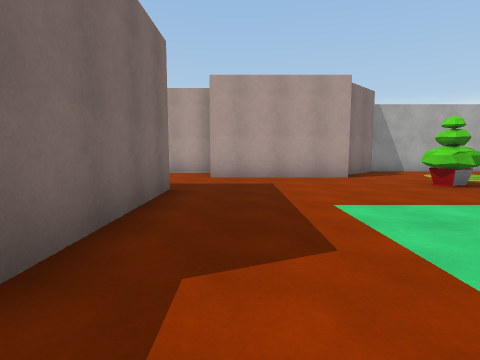
[1] (above)

24 first-person views from a walk through a Unity game level. The camera is 1.4 m above the floor, tilts 6° down and sees 80° across. The floor is counted in squares, 2 m on a side. Each view is taken from the middle of a square. On the plan, view 1 faces up. The plan holds only what a view shows up to about 10 squares ahead; the rest is blank. The player character is not drawn. Some animated figures are left out. Door leaves are left out, so doorways stand open. Some surface patterns are stand-ins.

[2]
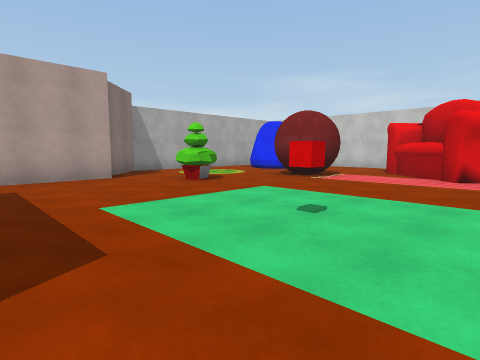

[3]
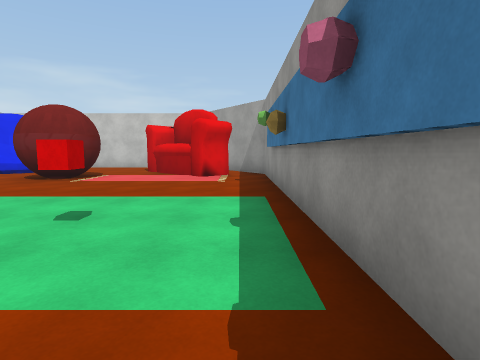

[4]
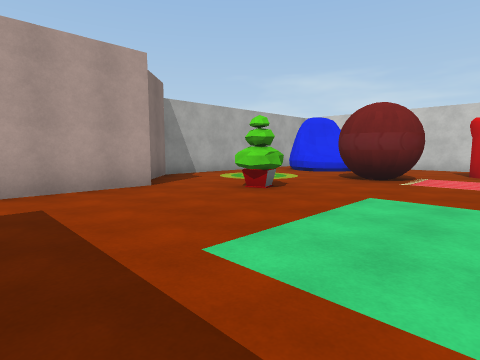

[5]
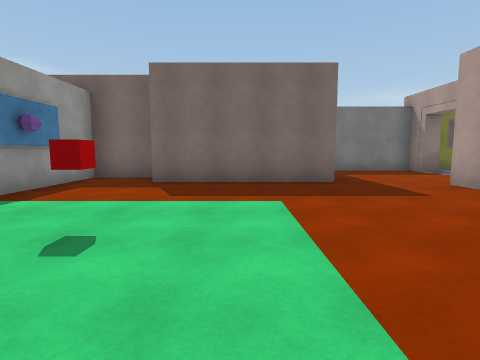

[6]
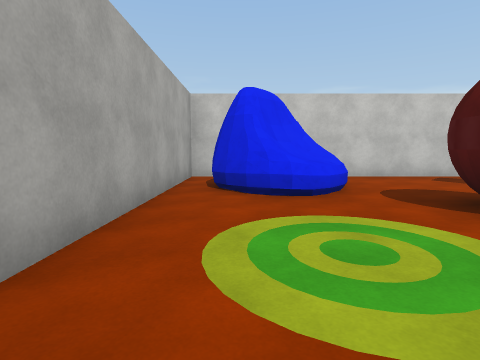

[7]
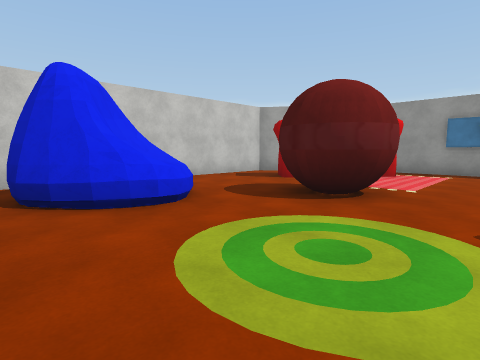

[8]
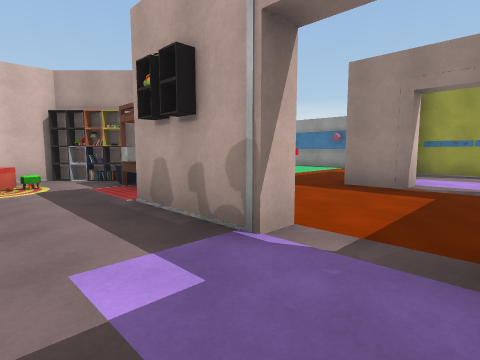

[9]
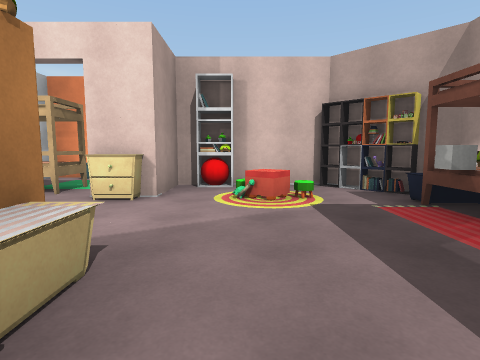

[10]
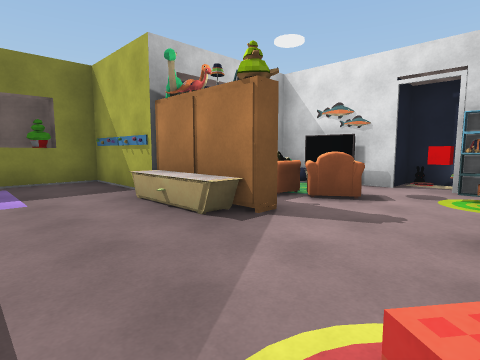

[11]
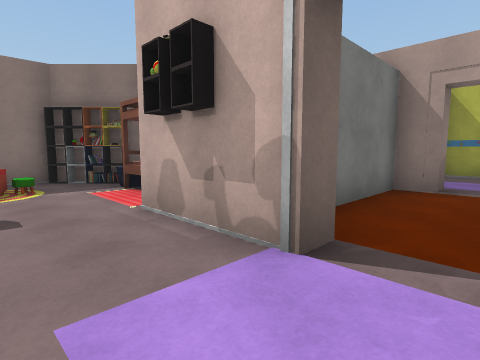

[12]
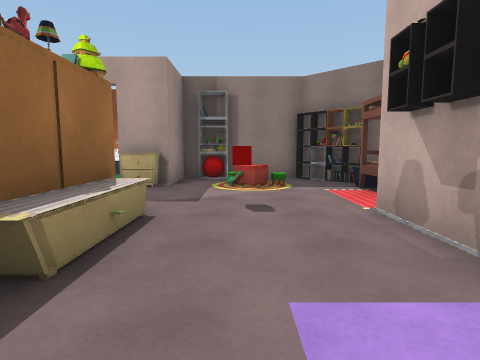

[13]
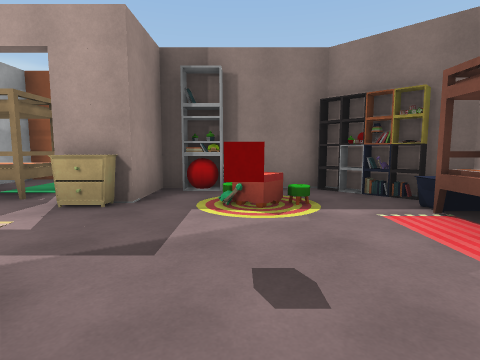

[14]
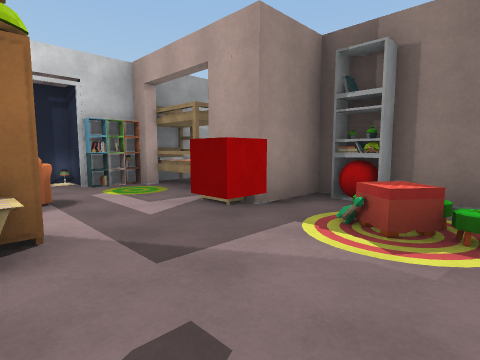

[15]
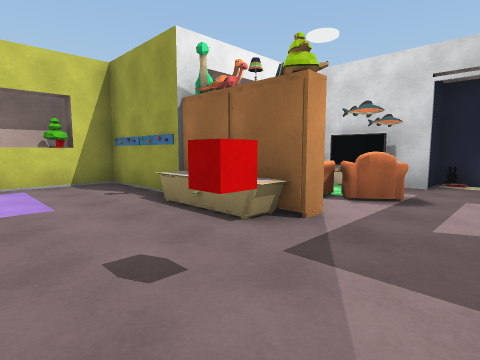

[16]
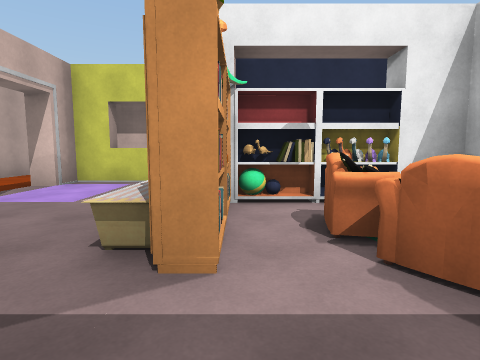

[17]
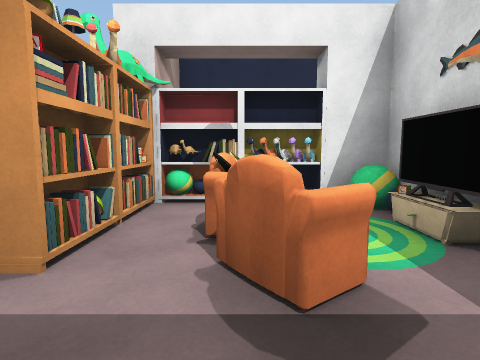

[18]
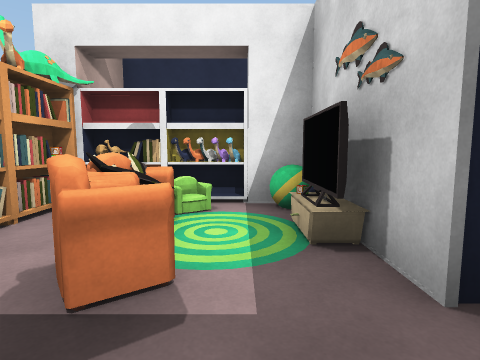

[19]
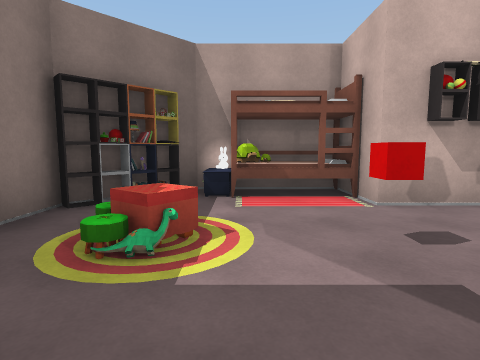

[20]
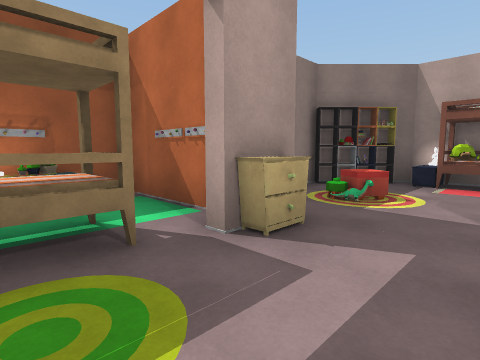

[21]
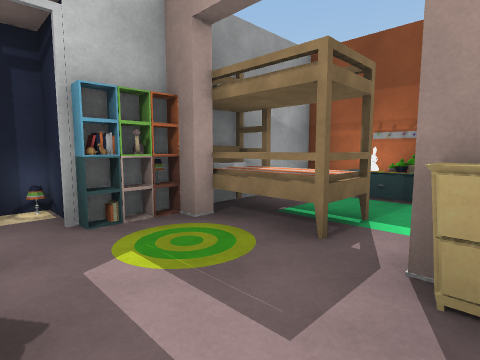

[22]
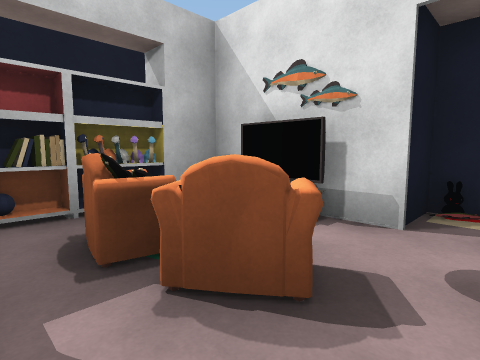

[23]
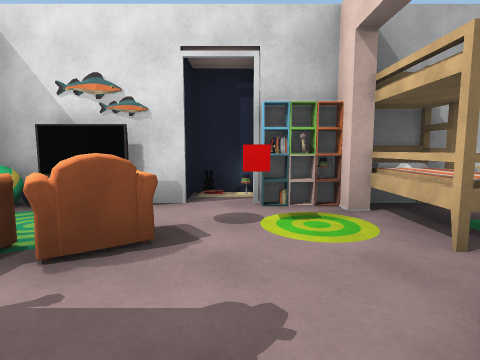

[24]
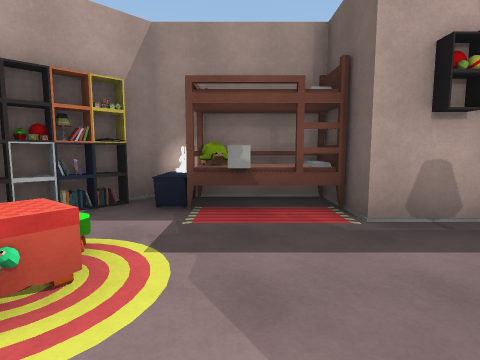

### Floor plan
Points are (right, up) in squares from view 1. A wall is a line through its corners. A room is listed if a view was taken in it or the views show most of it. See-through windows are left out.
Room 1 (views 1, 2, 3, 4, 5, 6, 7, 8, 9, 10, 22, 23, 24)
walls: (3.7, 9.5) (3.7, 10.6); (-0.9, 8.8) (-2.5, 8.8) (-2.5, 9.3) (-0.3, 9.3) (-0.3, 8.5); (3.5, 12.3) (2.2, 12.3); (-2.5, 5.1) (-1.3, 5.1) (-1.3, 1); (-4, 9.4) (-4, 8.8) (-4.7, 8.8) (-4.7, 6.1); (-2.3, 0.9) (-2.3, -0.7) (8.4, -0.7) (11.5, 1.5) (11.5, 6); (-4.7, 10.2) (-4.7, 9.8); (-3.6, 12.3) (-4.7, 12.3) (-4.7, 10.5); (11.5, 8.2) (11.5, 9.3) (4.6, 9.3); (5.2, 15.8) (2.6, 15.8); (-5.2, 11.6) (-5.2, 10.6); (-2.5, 15) (-2.5, 13.2); (0.3, 16.9) (0.3, 15.8) (-2.3, 15.8) (-2.3, 15.4)
ways out: opening at (-3.5, 5) to room 2; open door at (0, 16)
objects: other object (-3, 12); rug (-2, 12) to (0, 12); other object (-2, 15); armchair (-1, 14); TV (-1, 15) to (-1, 16); other object (0, 8); armchair (0, 14); rug (0, 15); cube (1, 9); other object (1, 11); rug (1, 15); rug (1, 16); other object (1, 17); other object (2, 7); closet (2, 8); rug (2, 11); closet (2, 13); red cube (2, 15); other object (2, 16); other object (3, 8); other object (3, 9); rug (3, 14) to (3, 15); plant (4, 6); other object (4, 9); other object (4, 11); other object (7, 4) to (8, 5); other object (9, 2); other object (9, 6) to (10, 8)
Room 2 (views 11, 12, 13, 14, 15, 16, 17, 18, 19, 20, 21)
walls: (-9.6, 1.1) (-11.8, 1.1); (-3.6, 1.6) (-1.8, 1.6) (-1.8, 4.6) (-2.5, 4.6) (-2.5, 5.1); (-10.3, 4.5) (-10.3, 2.5); (-4, 5.1) (-4, 4.6) (-6.3, 4.6) (-6.3, 6.1); (-4.3, -2) (-4.3, -1.4); (-6.8, -2.9) (-6.8, -1.9); (-1.3, 2.6) (-1.3, 3.9); (-11.8, -1.9) (-9.4, -1.9)
ways out: opening at (-3.5, 5) to room 1; open door at (-7, -2)
objects: other object (-12, -1); other object (-12, 0); rug (-10, -1) to (-10, 0); other object (-10, 2); other object (-10, 5); other object (-9, -2); rug (-9, -1); other object (-9, 0); closet (-9, 1); rug (-9, 3); other object (-9, 6); other object (-8, -3); other object (-8, -2); other object (-8, 3); rug (-8, 5) to (-7, 5); closet (-8, 6); armchair (-7, 0); red cube (-7, 3); other object (-7, 6); TV (-6, -2); armchair (-6, 0); other object (-6, 1); rug (-6, 2) to (-5, 2); other object (-5, -2); other object (-5, -1); armchair (-5, 0); other object (-5, 1); other object (-4, -1); other object (-4, 0); other object (-4, 1)

Where each view was taken, in squares from view 1:
view 1: 0 up, 0 right, facing up
view 2: 0 up, 0 right, facing up-right
view 3: 0 up, 0 right, facing right
view 4: 2 up, 0 right, facing up-right
view 5: 3 up, 5 right, facing left
view 6: 8 up, 4 right, facing right
view 7: 9 up, 5 right, facing down-right
view 8: 11 up, 4 left, facing down-right
view 9: 11 up, 2 left, facing right
view 10: 10 up, 2 right, facing up-left
view 11: 3 up, 3 left, facing up-left
view 12: 3 up, 3 left, facing left
view 13: 3 up, 5 left, facing left
view 14: 4 up, 6 left, facing down-left
view 15: 4 up, 8 left, facing down-right
view 16: 1 up, 8 left, facing right
view 17: 0 up, 8 left, facing right
view 18: 1 down, 8 left, facing right
view 19: 1 up, 8 left, facing up
view 20: 1 down, 7 left, facing up-left
view 21: 1 up, 7 left, facing down-left
view 22: 13 up, 1 right, facing up-left
view 23: 12 up, 1 right, facing up
view 24: 12 up, 1 right, facing down
